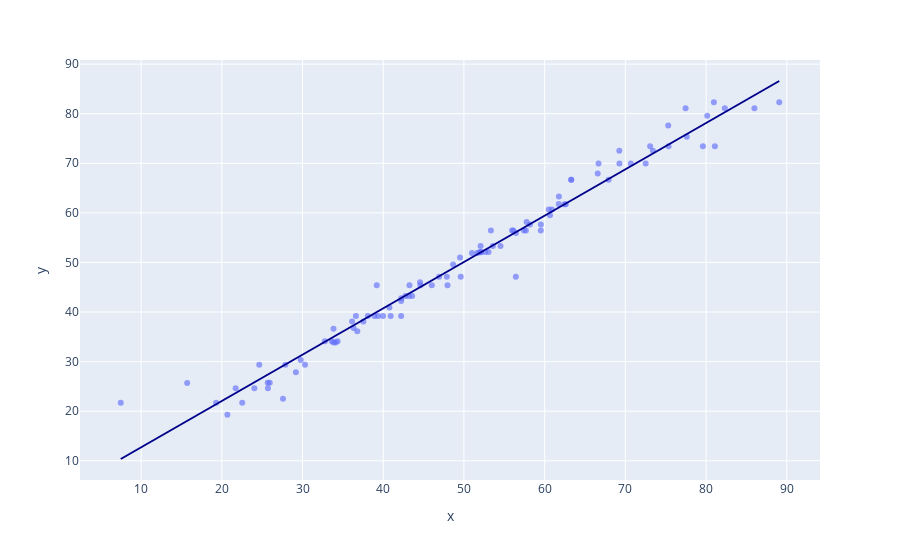

Notebook source saved alongside this figure:
### Code cell
fig = px.scatter(
    x=agent_attr_list, y=chosen_attr_list, opacity=0.65,
    trendline='ols', trendline_color_override='darkblue'
)
fig.show()
